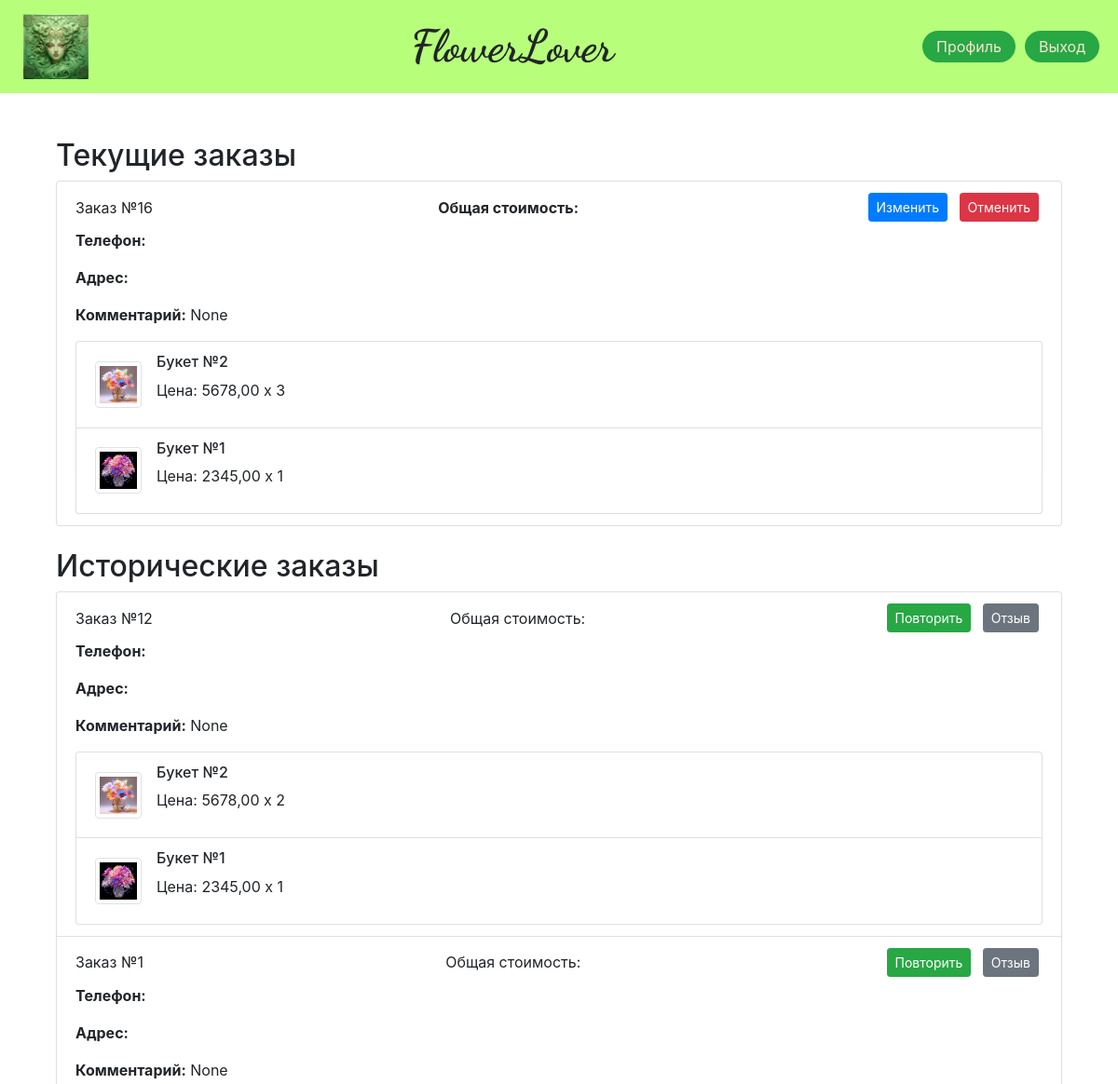
Before: /purchase/ (signed in, upper part) with the older database file.
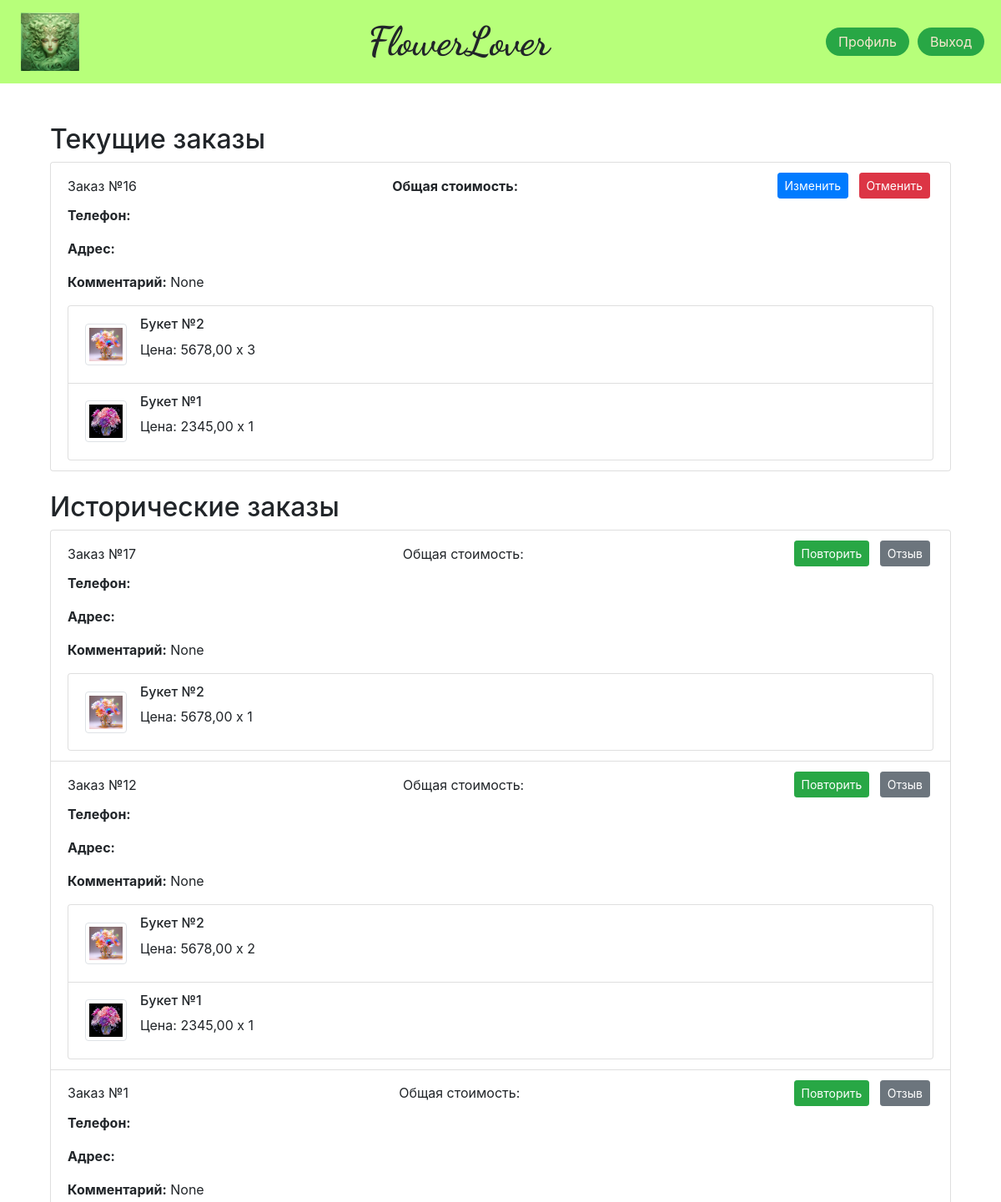
After: the same page with the newer database file.
### business_app/models.py (models this page shows, shortened)
class Order(models.Model):
    DoesNotExist = None
    objects = None
    STATUS_PENDING = 'pending'
    STATUS_CONFIRMED = 'confirmed'
    STATUS_DELIVERY = 'delivery'
    STATUS_CANCELED = 'cancelled'
    STATUS_COMPLETED = 'completed'
    STATUS_CHOICES = [
        (STATUS_PENDING, 'Pending'),
        (STATUS_CONFIRMED, 'Confirmed'),
        (STATUS_DELIVERY, 'Delivery'),
        (STATUS_CANCELED, 'Cancelled'),
        (STATUS_COMPLETED, 'Completed'),
    ]
    user = models.ForeignKey(User, on_delete=models.CASCADE, related_name='orders')
    items = models.ManyToManyField(Product, through=OrderItem, related_name='orders')
    total_amount = models.DecimalField(max_digits=8, decimal_places=2, default=0)
    phone = models.CharField(max_length=12)
    address = models.TextField(max_length=120)
    comment = models.TextField(max_length=120, blank=True, null=True)
    telegram_key = models.CharField(max_length=100, blank=True, null=True)
    status = models.CharField(max_length=20, choices=STATUS_CHOICES, default=STATUS_CONFIRMED)
    status_datetime = models.DateTimeField(auto_now_add=True)

class OrderItem(models.Model):
    objects = None
    product = models.ForeignKey(Product, on_delete=models.CASCADE)
    order = models.ForeignKey('Order', on_delete=models.CASCADE)
    quantity = models.PositiveIntegerField(default=1)

class Product(models.Model):
    DoesNotExist = None
    objects = None
    name = models.CharField(max_length=50)
    description = models.TextField(max_length=255)
    price = models.DecimalField(max_digits=8, decimal_places=2)
    image = models.ImageField(upload_to='myproject/media/', default='no_photo.jpg')
    is_active = models.BooleanField(default=True)  # Поле для статуса активности
    class Meta:
        permissions = [
            ("customer", "Покупатель"),
            ("salesman", "Продавец"),
        ]

### business_app/views.py (the view)
    @login_required(login_url='page_errors')
    @user_passes_test(is_in_group('customer'), login_url='page_errors', redirect_field_name=None)
    @order_belongs_to_user
    def _wrapped_view(request, *args, **kwargs):
        try:
            return view_func(request, *args, **kwargs)
        except Exception as e:
            logger.error(f"Ошибка в представлении {view_func.__name__}: {e}")
            return HttpResponseServerError("Произошла внутренняя ошибка сервера.")

### business_app/views.py (called while the page is built)
def is_in_group(group_name):
    def check(user):
        try:
            result = user.groups.filter(name=group_name).exists()
            logger.debug(f"Проверка принадлежности к группе '{group_name}' для пользователя {user.username}: {result}")
            return result
        except Exception as e:
            logger.error(f"Ошибка при проверке группы пользователя: {e}")
            return False
    return check

def order_belongs_to_user(view_func):
    @wraps(view_func)
    def _wrapped_view(request, *args, **kwargs):
        order_id = kwargs.get('order_id')
        try:
            if order_id is not None:
                order = get_object_or_404(Order, id=order_id)
                logger.debug(f"Заказ с ID {order_id} найден для пользователя {request.user.username}")
                if order.user != request.user:
                    logger.warning(f"Пользователь {request.user.username} попытался получить доступ к чужому заказу с ID {order_id}")
                    return HttpResponseForbidden("Вы не можете редактировать этот заказ.")
        except Exception as e:
            logger.error(f"Ошибка при проверке заказа: {e}")
            return HttpResponseServerError("Произошла внутренняя ошибка сервера.")
        return view_func(request, *args, **kwargs)
    return _wrapped_view

def customer_required(view_func):
    @login_required(login_url='page_errors')
    @user_passes_test(is_in_group('customer'), login_url='page_errors', redirect_field_name=None)
    @order_belongs_to_user
    def _wrapped_view(request, *args, **kwargs):
        try:
            return view_func(request, *args, **kwargs)
        except Exception as e:
            logger.error(f"Ошибка в представлении {view_func.__name__}: {e}")
            return HttpResponseServerError("Произошла внутренняя ошибка сервера.")
    return _wrapped_view

### business_app/templates/business_app/purchase.html (shortened to what this page needs)
{% extends 'base.html' %}
{% load bootstrap4 %}
{% block content %}
<div class="container mt-4">
    <h2>Текущие заказы</h2>
    <div class="list-group mb-4">
        {% for order in current_orders %}
            <div class="list-group-item">
                <div class="d-flex w-100 justify-content-between align-items-center">
                    <span>Заказ №{{ order.id }}</span>
                    <span><strong>Общая стоимость: {{ order.get_total_amount }}</strong></span>
                    <div>
                        {% if order.status == STATUS_PENDING or order.status == STATUS_CONFIRMED %}
                        <form method="post" action="{% url 'edit_order' order.id %}" style="display:inline;">
                            <button type="submit" class="btn btn-primary btn-sm mx-1">Изменить</button>
                        </form>
                        <form method="post" action="{% url 'cancel_order' order.id %}" style="display:inline;">
                            <button type="submit" class="btn btn-danger btn-sm mx-1">Отменить</button>
                        </form>
                        {% elif order.status == STATUS_COMPLETED or order.status == STATUS_CANCELED %}
                            <button class="btn btn-success btn-sm mx-1">Повторить</button>
                            <button class="btn btn-secondary btn-sm mx-1">Отзыв</button>
                        {% endif %}
                    </div>
                </div>
                <div class="mt-2">
                    <p><strong>Телефон:</strong> {{ order.phone }}</p>
                    <p><strong>Адрес:</strong> {{ order.address }}</p>
                    <p><strong>Комментарий:</strong> {{ order.comment }}</p>
                </div>
                <ul class="list-group mt-2">
                    {% for item in order.orderitem_set.all %}
                        <li class="list-group-item d-flex justify-content-between align-items-center">
                            <div class="d-flex align-items-center">
                                <img src="{{ item.product.image.url }}" alt="{{ item.product.name }}" class="img-thumbnail" style="width: 50px; height: 50px;">
                                <div class="ml-3">
                                    <h6>{{ item.product.name }}</h6>
                                    <p>Цена: {{ item.product.price }} x {{ item.quantity }}</p>
                                </div>
                            </div>
                        </li>
                    {% endfor %}
                </ul>
            </div>
        {% empty %}
            <p>Нет текущих заказов.</p>
        {% endfor %}
    </div>
    <h2>Исторические заказы</h2>
    <div class="list-group">
        {% for order in historical_orders %}
            <div class="list-group-item">
                <div class="d-flex w-100 justify-content-between align-items-center">
                    <span>Заказ №{{ order.id }}</span>
                    <span>Общая стоимость: {{order.get_total_amount }}</span>
                    <div>
                        {% if order.status == STATUS_COMPLETED or order.status == STATUS_CANCELED %}
                                <button class="btn btn-success btn-sm mx-1">Повторить</button>
                            <form method="post" action="{% url 'review' order.id %}" style="display:inline;">
                                <button type="submit" class="btn btn-secondary btn-sm mx-1">Отзыв</button>
                            </form>
                        {% endif %}
                    </div>
                </div>
                <div class="mt-2">
                    <p><strong>Телефон:</strong> {{ order.phone }}</p>
                    <p><strong>Адрес:</strong> {{ order.address }}</p>
                    <p><strong>Комментарий:</strong> {{ order.comment }}</p>
                </div>
                <ul class="list-group mt-2">
                    {% for item in order.orderitem_set.all %}
                        <li class="list-group-item d-flex justify-content-between align-items-center">
                            <div class="d-flex align-items-center">
                                <img src="{{ item.product.image.url }}" alt="{{ item.product.name }}" class="img-thumbnail" style="width: 50px; height: 50px;">
                                <div class="ml-3">
                                    <h6>{{ item.product.name }}</h6>
                                    <p>Цена: {{ item.product.price }} x {{ item.quantity }}</p>
                                </div>
                            </div>
                        </li>
                    {% endfor %}
                </ul>
            </div>
        {% empty %}
            <p>Нет исторических заказов.</p>
        {% endfor %}
    </div>
</div>
{% endblock %}

### business_app/templates/base.html (shortened to what this page needs)
<!DOCTYPE html>
<html lang="en">
{% load static %}
<head>
    <link href="https://stackpath.bootstrapcdn.com/bootstrap/4.5.2/css/bootstrap.min.css" rel="stylesheet">
    <link href="{% static 'business_app/css/style.css' %}" rel="stylesheet">
</head>
<body>
    <div class="content-wrapper">
        <header class="header d-flex align-items-center">
            <img src="{% static 'business_app/images/logo_green.png' %}" alt="Logo">
            <div class="site-title">FlowerLover</div>
            <nav class="navigation">
                {% if user.is_authenticated %}
                    <a href="{% url 'profile' %}" class="nav-button">Профиль</a>
                    <a href="{% url 'logout' %}" class="nav-button">Выход</a>
                {% else %}
                    <a href="{% url 'authorization' %}" class="nav-button">Вход</a>
                {% endif %}
            </nav>
        </header>
        <div class="container mt-4 mb-5">
            {% block content %}{% endblock %}
        </div>
    </div>
</body>
</html>

### business_app/static/business_app/css/style.css (style rules this page uses)
html, body { height: 100%; margin: 0; display: flex; flex-direction: column; }
.content-wrapper { flex: 1; }
.header { background-color: #B7FF7A; padding: 5px 0; text-align: center; }
.header { display: flex; justify-content: space-between; align-items: center; width: 100%; padding: 10px 20px; box-sizing: border-box; }
.header img { height: 70px; margin: 5px; }
.site-title { font-family: 'Dancing Script', cursive; font-weight: 700; font-size: 48px; margin-left: 10px; }
.navigation { display: flex; align-items: center; justify-content: flex-end; gap: 10px; }
.nav-button { background-color: #28a745 !important; color: #f7e7ce !important; border: none !important; border-radius: 20px !important; padding: 5px 15px !important; text-decoration: none !important; font-size: 16px !important; transition: background-color 0.3s !important; }
.container { display: flex; flex-direction: column !important; }

Changed rows visible on the page:
added Order: id "17", status "Повторить", comment "None", shown under "Исторические заказы"
added OrderItem: product.image (picture), product.name "Букет №2", product.price "5678,00", quantity "1", shown under "17"
